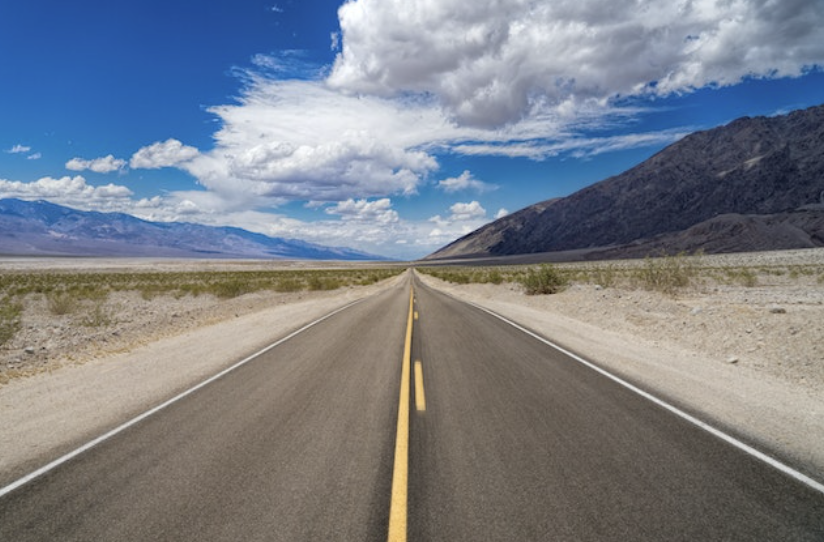
#> input picture test_image.png, 824 x 542 px, found by its file name
$ python mission1.py
#> lines starting #> are read from the running program, lines starting #| are printed output that depends on the picture
import cv2
import matplotlib.pyplot as plt
import numpy as np

img = cv2.imread('/home/minseok/OpenCV_Mission/test_image.png')
#> img is the input picture: shape (542, 824, 3); mean B, G, R 137.5, 128.2, 122.6

# 크기 재정의
width, height = 640, 480
resized_img = cv2.resize(img, (width, height))
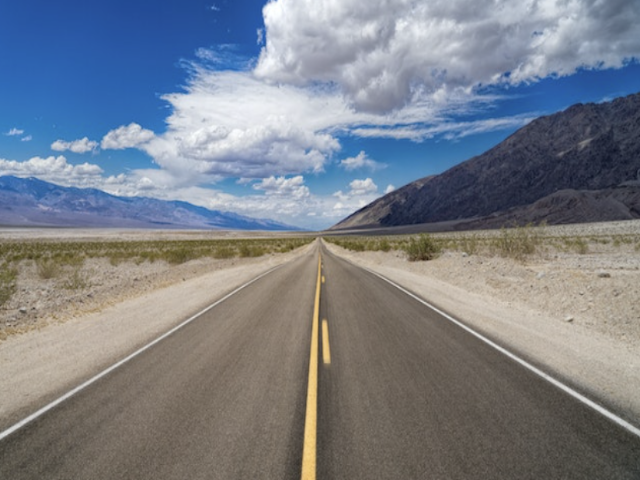
#> resized_img: shape (480, 640, 3); mean B, G, R 137.4, 128.1, 122.5

# 하단 높이 1/3 크롭
end_x, end_y = resized_img.shape[:2]
#> end_x = 480; end_y = 640
cropped_img = resized_img[2 * end_x//3:, :end_y]
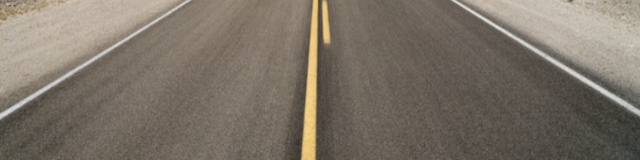
#> cropped_img: shape (160, 640, 3); mean B, G, R 103.2, 114.5, 123.8
#cv2.imshow('cropped_img', cropped_img)
#cv2.waitKey(0)

# 케니 엣지 변환
canny = cv2.Canny(cropped_img,200,100)
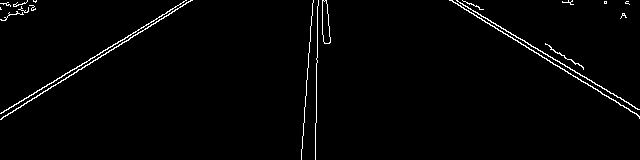
#> canny: shape (160, 640); 1.8% white in thin lines or dots
#cv2.imshow('canny', canny)
#cv2.waitKey(0)

# 원본 이미지와 합치기
resized_img[2 * end_x//3:, :end_y] = cv2.bitwise_and(cropped_img,cropped_img,mask=canny)
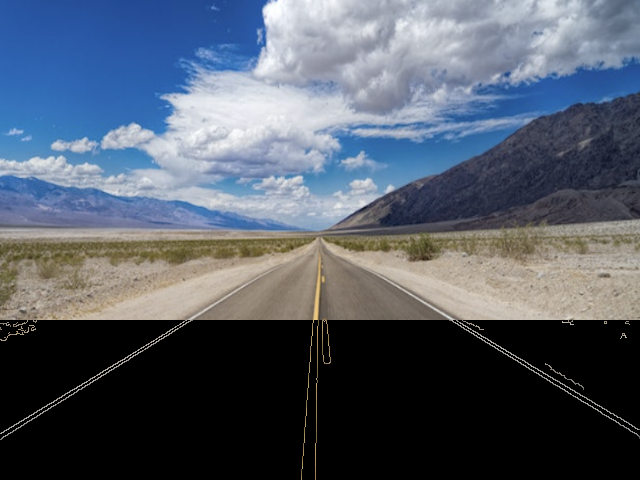
#> resized_img: shape (480, 640, 3); mean B, G, R 103.8, 90.8, 82.2
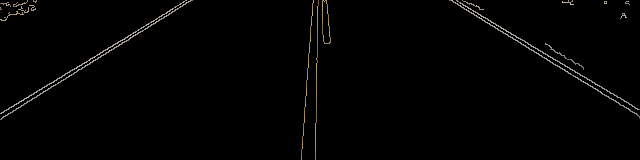
#> cropped_img: shape (160, 640, 3); mean B, G, R 2.5, 2.7, 2.9
cv2.imshow('result',resized_img)
cv2.waitKey(0)
"""
c_img = img[:end_x, :end_y]
cv2.copyTo(cropped_img, canny, c_img)
cv2.imshow('result', img)
cv2.waitKey(0)
"""
"""
# 이미지 자르기
# 시작 지점과 종료 지점 좌표 설정 (시작 y:y+h, 시작 x:x+w)
image = cv2.imread('/home/minseok/다운로드/test_image.png')
start_x, start_y, width, height = 100, 100, 200, 200
end_x, end_y = start_x + width, start_y + height
cropped_image = image[start_y:end_y, start_x:end_x]

# 이미지 저장
#cv2.imwrite('/home/minseok/다운로드/test_image.png', cropped_image)

# 이미지 출력
cv2.imshow("test",image)
cv2.imshow("Cropped Image", cropped_image)
cv2.waitKey(0)
cv2.destroyAllWindows()
"""
